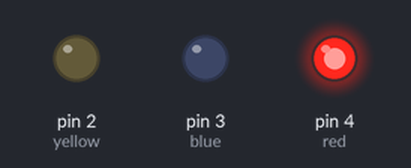
Bench run of a sketch on a simulated Arduino Uno, built with avr-gcc and run on an emulated ATmega328P. Parts: output pins drawn as LEDs (lit = HIGH).

Above: at 0.1 s.
At 2.1 s:
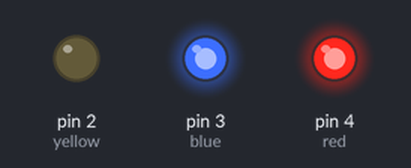
At 4.1 s:
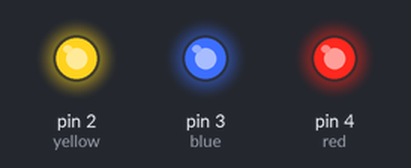
Timing chart, 0 to 5.6 s (numbered marks = the images above):
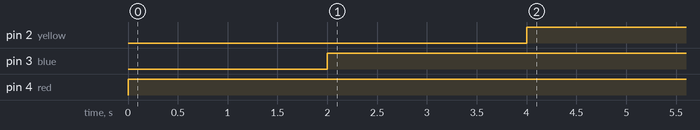

Measured:
- by itself, pin 2 (yellow): LOW → HIGH at 4.0 s
- by itself, pin 3 (blue): LOW → HIGH at 2.0 s
- by itself, pin 4 (red): LOW → HIGH at 0.00 s

The sketch:

LED_Light_Science.ino
```cpp
/*
LED Light Science
Nebula Education
by Nolan Tremelling 12 October 2020
*/

int red = 4;  //red LED in digital pin 1
int blue = 3; //blue LED in digital pin 2
int yellow = 2; //yellow LED in digital pin 3

void setup() {
    pinMode(red, OUTPUT);
    pinMode(blue, OUTPUT);
    pinMode(yellow, OUTPUT);

}

void loop() {
    digitalWrite(red, HIGH);
    delay(2000);
    digitalWrite(blue, HIGH);
    delay(2000);
    digitalWrite(yellow, HIGH);
    delay(2000);
}
```
